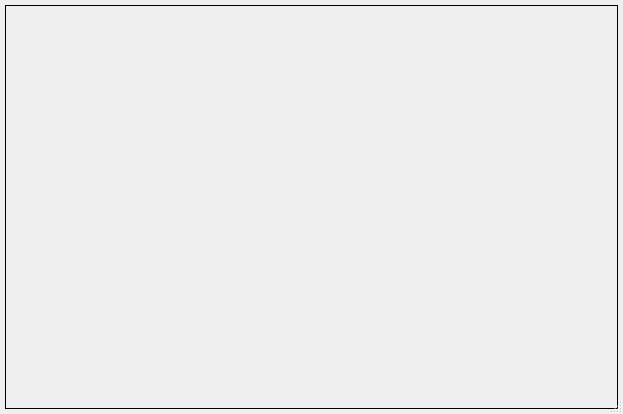
<?xml version="1.0" encoding="UTF-8"?>
<ui version="4.0">
 <class>CMainWindowClass</class>
 <widget class="QDialog" name="CMainWindowClass">
  <property name="windowModality">
   <enum>Qt::ApplicationModal</enum>
  </property>
  <property name="geometry">
   <rect>
    <x>0</x>
    <y>0</y>
    <width>623</width>
    <height>414</height>
   </rect>
  </property>
  <property name="sizePolicy">
   <sizepolicy hsizetype="Fixed" vsizetype="Fixed">
    <horstretch>1</horstretch>
    <verstretch>1</verstretch>
   </sizepolicy>
  </property>
  <property name="minimumSize">
   <size>
    <width>0</width>
    <height>0</height>
   </size>
  </property>
  <property name="maximumSize">
   <size>
    <width>16777215</width>
    <height>16777215</height>
   </size>
  </property>
  <property name="baseSize">
   <size>
    <width>300</width>
    <height>200</height>
   </size>
  </property>
  <property name="windowTitle">
   <string>MetalForming</string>
  </property>
  <property name="sizeGripEnabled">
   <bool>true</bool>
  </property>
  <property name="modal">
   <bool>true</bool>
  </property>
  <layout class="QHBoxLayout" name="layoutMainWindow">
   <property name="margin">
    <number>5</number>
   </property>
   <item>
    <widget class="QFrame" name="frameMetalForming">
     <property name="frameShape">
      <enum>QFrame::Box</enum>
     </property>
     <property name="frameShadow">
      <enum>QFrame::Plain</enum>
     </property>
     <layout class="QHBoxLayout" name="layoutMetalFormingWidget">
      <property name="margin">
       <number>1</number>
      </property>
      <item>
       <widget class="CMetalFormingWidget" name="metalForming" native="true">
        <property name="cursor">
         <cursorShape>ArrowCursor</cursorShape>
        </property>
       </widget>
      </item>
     </layout>
    </widget>
   </item>
  </layout>
 </widget>
 <layoutdefault spacing="6" margin="11"/>
 <customwidgets>
  <customwidget>
   <class>CMetalFormingWidget</class>
   <extends>QWidget</extends>
   <header>..\MetalFormingWidget\metalformingwidget.h</header>
   <container>1</container>
  </customwidget>
 </customwidgets>
 <resources>
  <include location="mainwindow.qrc"/>
 </resources>
 <connections/>
</ui>
